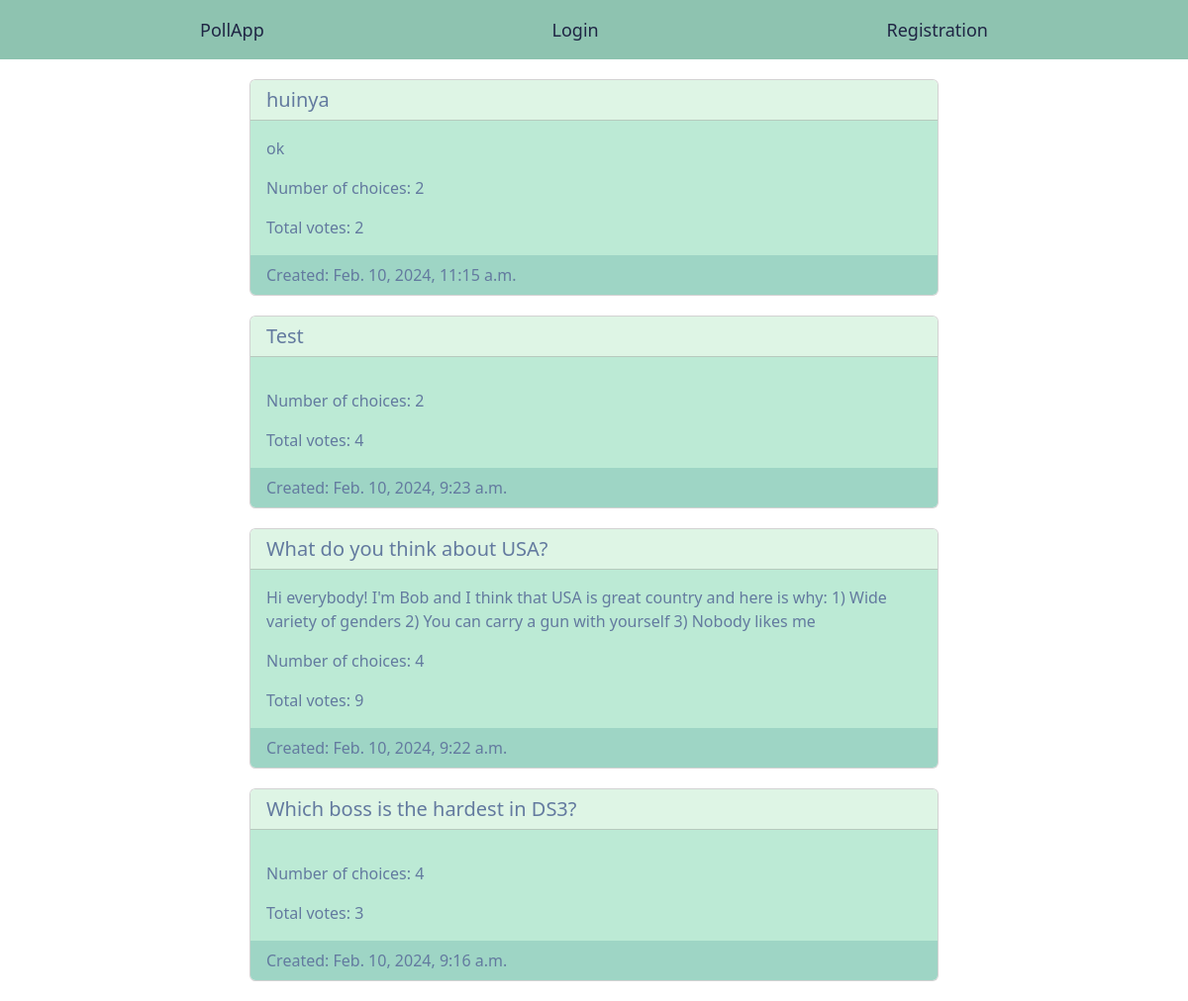
Page /poll/ on the earlier database version.
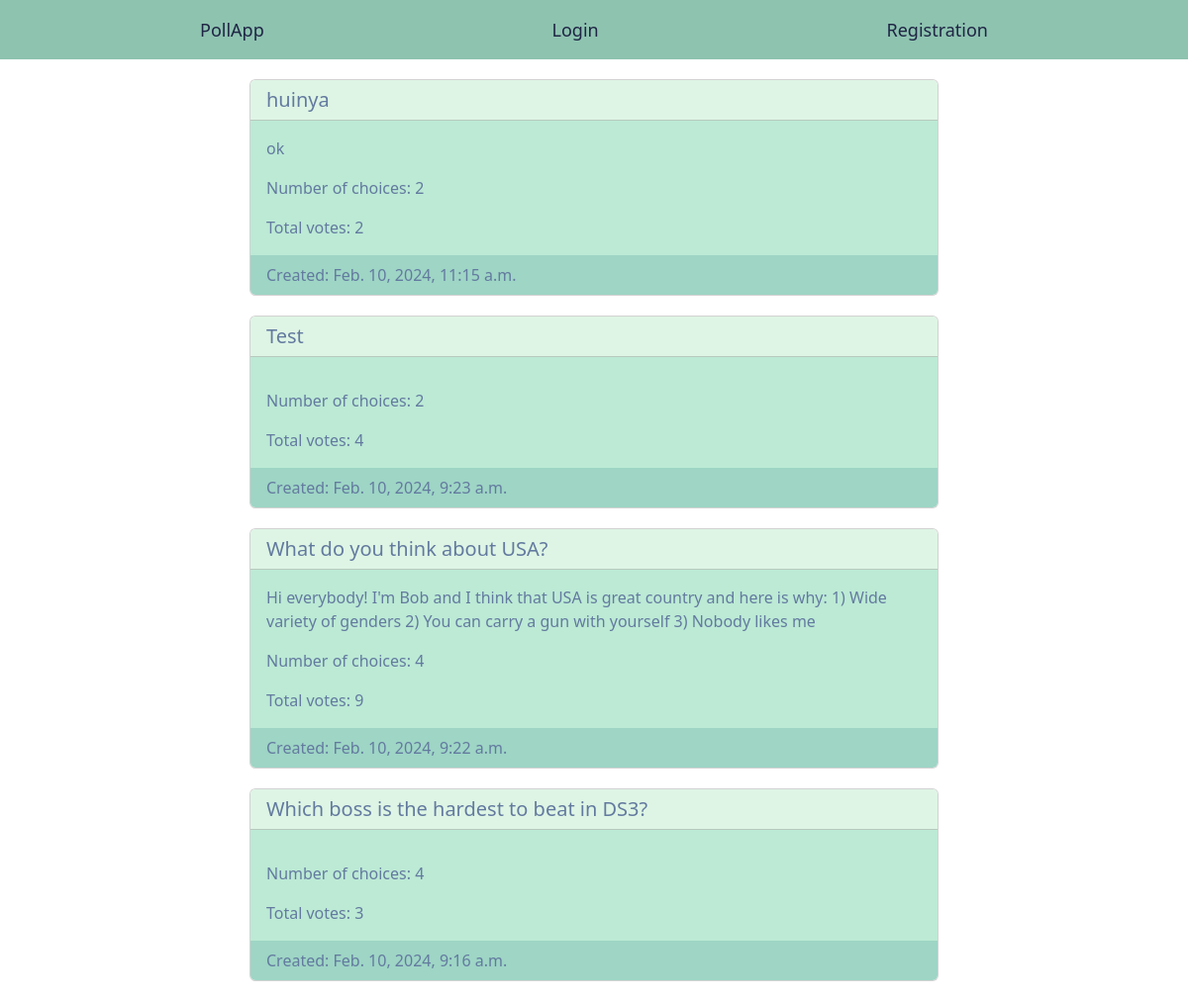
Same page on the later database version.
### poll/models.py (models this page shows, shortened)
class Poll(models.Model):
	owner = models.ForeignKey(User, on_delete=models.CASCADE)
	title = models.CharField(max_length=300, blank=False)
	description = models.TextField(blank=True)
	created = models.DateTimeField(auto_now_add=True)
	class Meta:
		ordering = ['-created']
	def total_votes(self, queryset=None) -> int:
		total = 0
		if not queryset:
			queryset = self.choices.all()
		for choice in queryset:
			total += choice.votes
		return total

class Choice(models.Model):
	poll = models.ForeignKey(Poll, on_delete=models.CASCADE,
							 	   related_name='choices')
	user_votes = models.ManyToManyField(User, related_name='voted_for')
	choice = models.CharField(max_length=200)
	votes = models.PositiveIntegerField(default=0)

### poll/views.py (the view)
# urls.py: path('', views.PollListView.as_view(),
class PollListView(ListView):
	queryset = Poll.objects.annotate(num_choices=Count('choices')) \
						   .order_by('-created')
	template_name = 'polls/list.html'

### poll/templates/polls/list.html
{% extends "base.html" %}
{% block content %}
	{% for poll in object_list %}
		<a href="{% url 'poll:detail' poll.id %}" class="card-link">
			<div class="card">
			  <h5 class="card-header">{{ poll.title }}</h5>
			  <div class="card-body">
			    <p class="card-text">{{ poll.description|truncatechars:200 }}</p>
			    <p class="card-text">Number of choices: {{ poll.num_choices }}</p>
			    <p class="card-text">Total votes: {{ poll.total_votes }}</p>
			  </div>
			  <div class="card-footer text-muted">
	    		Created: {{ poll.created }}
	  		</div>
			</div>
		</a>
	{% endfor %}
{% endblock %}

### poll/templates/base.html (shortened to what this page needs)
{% load django_bootstrap5 %}
{% load static %}
<!DOCTYPE html>
<html>
<head>
	{% bootstrap_css %}
	<link rel="stylesheet" type="text/css" href="{% static 'css/base.css' %}">
</head>
<body>
	<ul class="nav-bar">
		<a href="{% url 'poll:list' %}" class="nav-item">PollApp</a>
		{% if request.user.is_authenticated %}
			<a href="{% url 'poll:create' %}" class="nav-item">Create poll</a>
			<a href="{% url 'users:logout' %}" class="nav-auth">Logout</a>
			<li class="nav-item">({{ request.user.username }})</li>
		{% else %}
			<a href="{% url 'users:login' %}" class="nav-auth">Login</a>
			<a href="{% url 'users:registration' %}" class="nav-auth">Registration</a>
		{% endif %}
	</ul>
	<div class="container">
		{% block content %}
		{% endblock %}
	</div>
</body>
</html>

### poll/static/css/base.css (style rules this page uses)
.nav-bar { background-color: #8EC3B0; width: 100%; height: 60px; margin-bottom: 20px; padding-left: 16%; padding-right: 16%; list-style: none; display: flex; justify-content: space-between; align-items: center; }
.nav-item, .nav-auth { text-decoration: none; font-size: 18px; font-weight: 500; color: #1F2544; padding: 0 10px; white-space: nowrap; text-overflow: ellipsis; }
.nav-auth { margin-left: auto; }
.container { max-width: 60%; }
.card-link { text-decoration: none; }
.card { color: #1F2544; margin-bottom: 20px; }
.card-header { background-color: #DEF5E5; color: #637A9F !important; }
.card-body { background-color: #BCEAD5; color: #637A9F !important; }
.card-footer { background-color: #9ED5C5; color: #637A9F !important; border: none; }

Differences in the rows shown:
changed Poll: title "Which boss is the hardest in DS3?" → "Which boss is the hardest to beat in DS3?"
